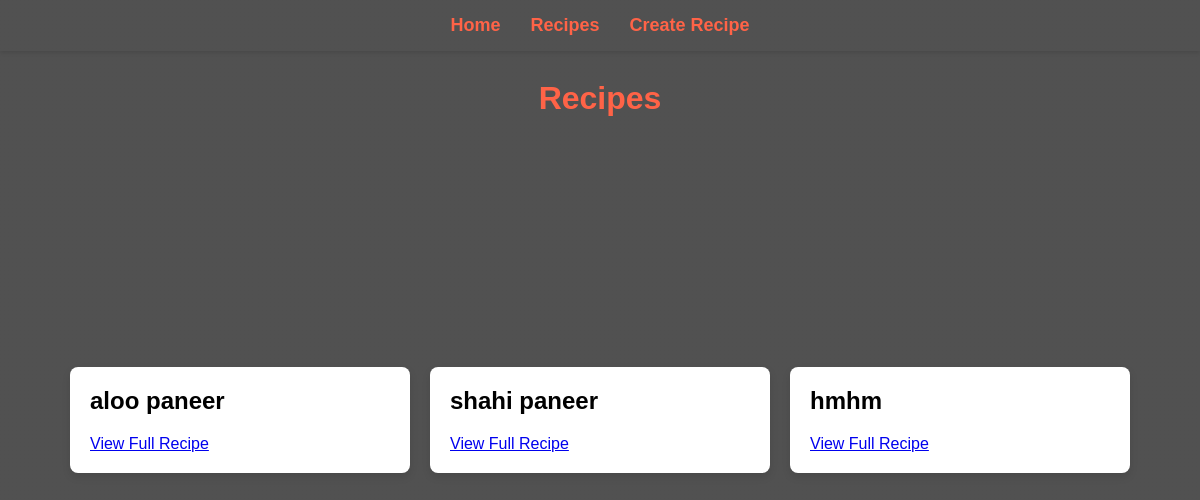
Page /recipes on the earlier database version.
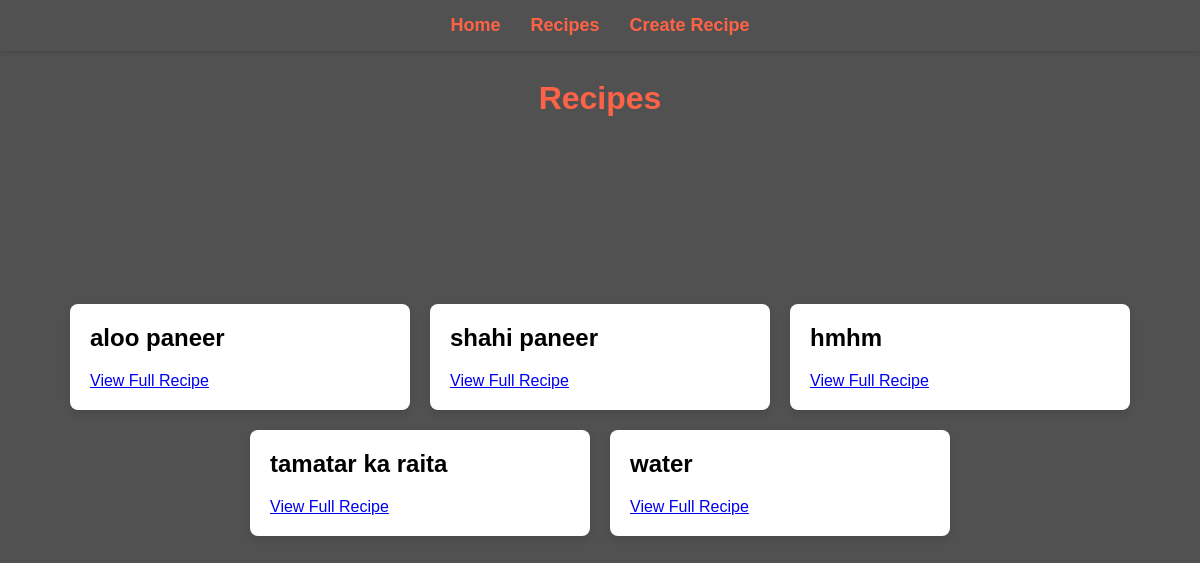
Same page on the later database version.
### tables this page shows
CREATE TABLE recipes (id TEXT PRIMARY KEY, name TEXT, ing TEXT, ins TEXT);

### main.py (the view)
@app.route("/recipes")
def recipes():
    with db:
        db.execute("CREATE TABLE IF NOT EXISTS recipes (id TEXT PRIMARY KEY, name TEXT, ing TEXT, ins TEXT)")
        recipes_from_db = db.fetchall("SELECT id, name, ing, ins FROM recipes")
    recipes_list = [{"id": r[0], "name": r[1], "ing": r[2], "ins": r[3]} for r in recipes_from_db]
    return render_template('recipes.html', recipes=recipes_list)

### db.py (called while the page is built)
    def connect(self):
        self.conn = connect(self.db_file)

    def close(self):
        if self.conn:
            self.conn.close()
            self.conn = None

    def execute(self, q: str, p: tuple = ()):
        if not self.conn:
            raise Exception("Database conn is not established.")
        cursor = self.conn.cursor()
        cursor.execute(q, p)
        self.conn.commit()
        return cursor

    def fetchall(self, q: str,  p: tuple = ()):
        cursor = self.execute(q, p)
        return cursor.fetchall()

    def __enter__(self):
        self.connect()
        return self

    def __exit__(self, exc_type, exc_val, exc_tb):
        self.close()

### templates/recipes.html (shortened to what this page needs)
<!DOCTYPE html>
<html lang="en">
<head>
</head>
<body>
    {% include "nav.html" %}
    <h1>Recipes</h1>
    <div class="recipes-container">
        {% for recipe in recipes %}
            <div class="recipe-card">
                <h2>{{ recipe.name }}</h2>
                <a href="{{ url_for('recipe', id=recipe.id) }}">View Full Recipe</a>
            </div>
        {% endfor %}
    </div>
</body>
</html>

### templates/nav.html
<nav style="position: fixed; top: 0; left: 0; width: 100%; box-shadow: 0 2px 4px rgba(0,0,0,0.1); padding: 15px 0; display: flex; justify-content: center; gap: 30px; z-index: 1000;">
    <a href="{{ url_for('home') }}" style="text-decoration: none; color: #ff6347; font-weight: bold; font-size: 18px; transition: color 0.3s;">Home</a>
    <a href="{{ url_for('recipes') }}" style="text-decoration: none; color: #ff6347; font-weight: bold; font-size: 18px; transition: color 0.3s;">Recipes</a>
    <a href="{{ url_for('create_recipe') }}" style="text-decoration: none; color: #ff6347; font-weight: bold; font-size: 18px; transition: color 0.3s;">Create Recipe</a>
</nav>

Differences in the rows shown:
added recipes: name "tamatar ka raita"
added recipes: name "water"
